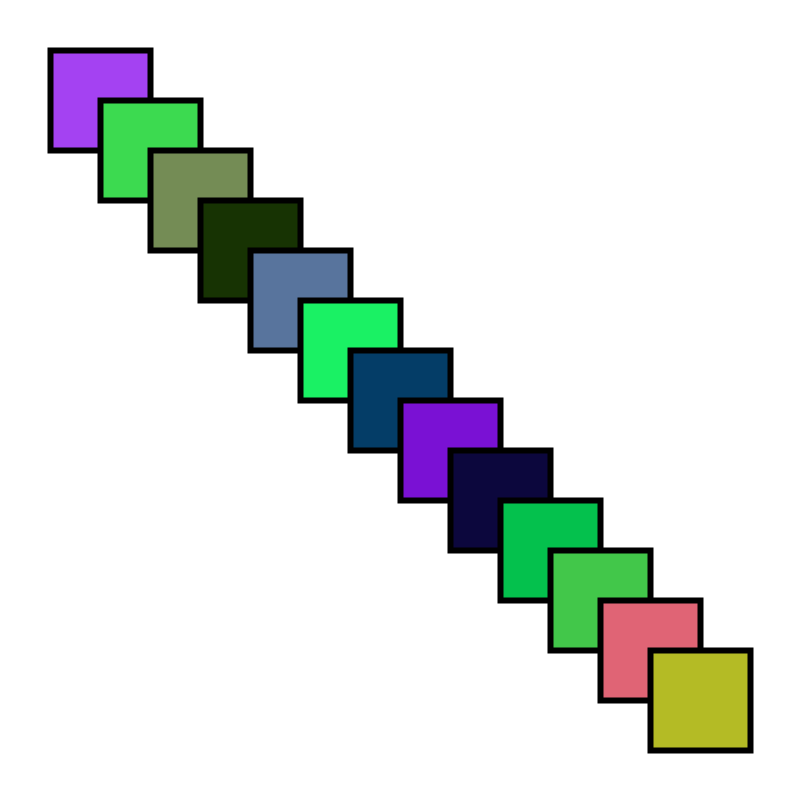
Frame 1 (no input)
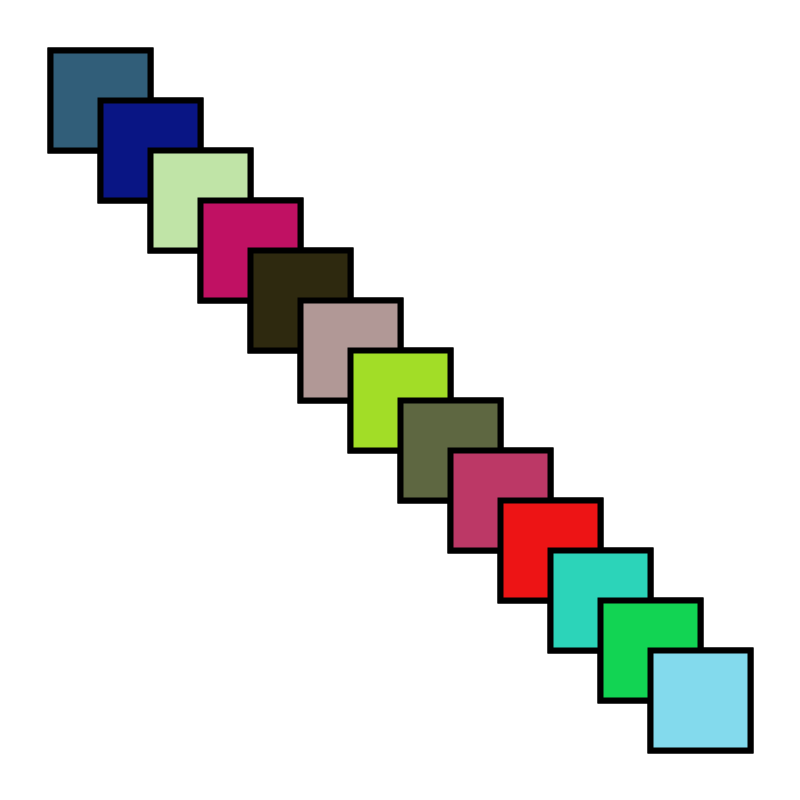
Frame 2 (the mouse pressed at the canvas centre, redrawn once)

The Processing sketch that drew these frames (run headless with seeded random() and noise(); the mouse was pressed at the canvas centre and the sketch redrawn once):

// Processing sketch: translateStairs
// ── translateStairs.pde

int num = 13;

void setup(){
  
  size(800,800);
  smooth(16);
  background(255);
  strokeWeight(6);
  rectMode(CENTER);
  noLoop();
}


void draw(){
  
  translate(100,100);
  
  for(float i=0; i<num; i++){
    fill(random(255), random(255), random(255));
    rect(0,0, 100,100);
    translate(50,50);
  }
  
}
